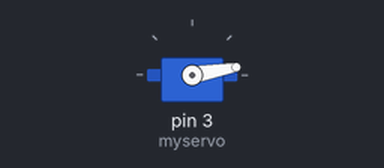
The sketch below on a simulated Arduino Uno, built with avr-gcc and run on an emulated ATmega328P. Parts: servo.

Above: at 0.05 s.
Timing chart, 0 to 3.0 s (numbered marks = the images above):
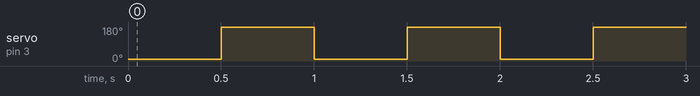

The sketch:

Servo_Test.ino
```cpp
#include <Servo.h>
Servo myservo;
int pos = 0;

void setup() {
  myservo.attach(3);
}

void loop() {
    pos=10;
    myservo.write(pos);
    delay(500);

    pos=180;
    myservo.write(pos);
    delay(500);

}
```

Measured:
- by itself, servo on pin 3 (myservo): alternates 180° for 0.50 s and 10° for 0.50 s
